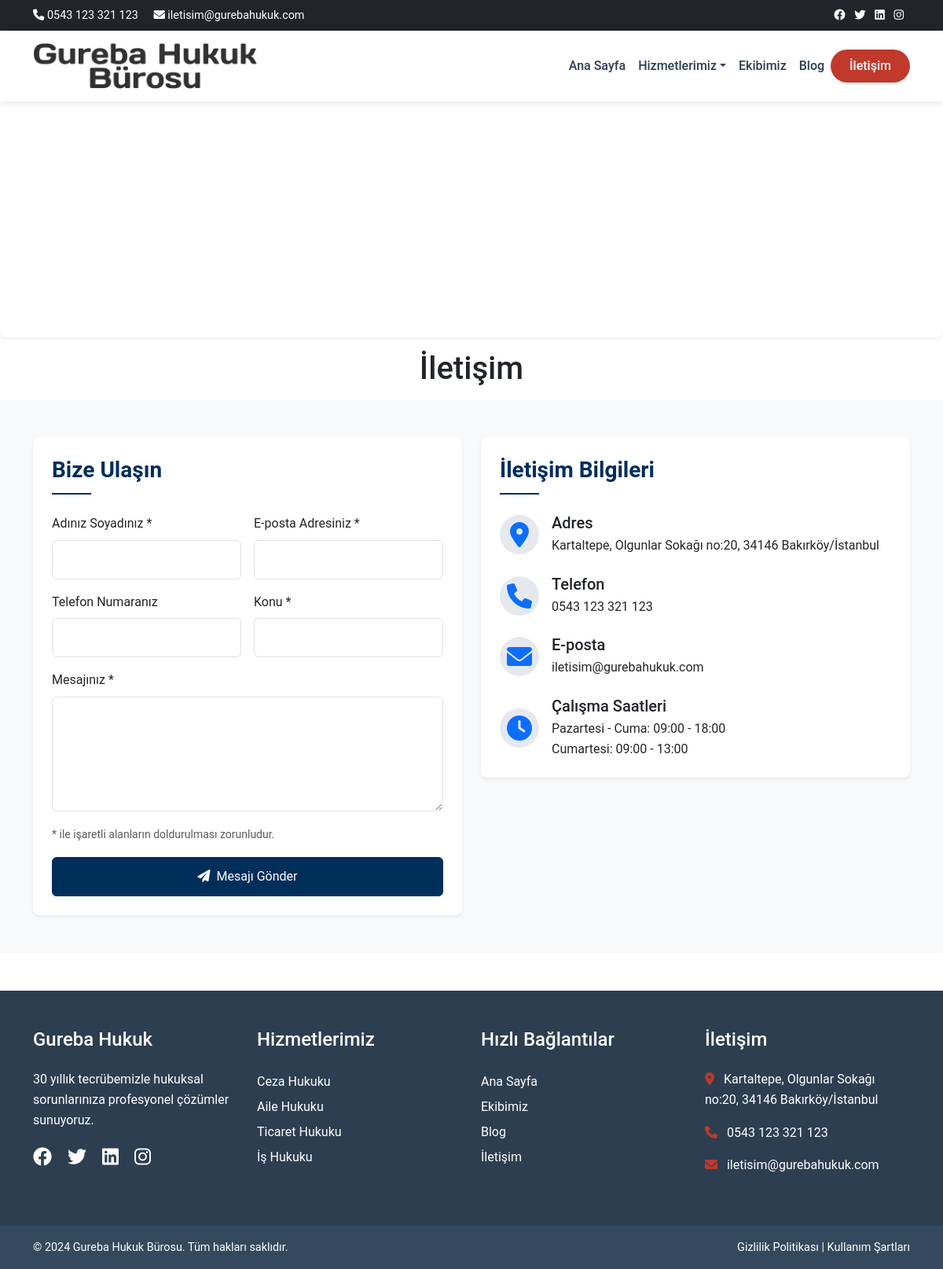
The page /iletisim.php on the database its author committed.
### tables this page shows
CREATE TABLE IF NOT EXISTS `contact_info` (
  `id` int NOT NULL AUTO_INCREMENT,
  `phone` varchar(255) DEFAULT NULL,
  `email` varchar(255) DEFAULT NULL,
  `address` text,
  `facebook` varchar(255) DEFAULT NULL,
  `twitter` varchar(255) DEFAULT NULL,
  `instagram` varchar(255) DEFAULT NULL,
  `linkedin` varchar(255) DEFAULT NULL,
  `maps_embed` text,
  `updated_at` timestamp NULL DEFAULT CURRENT_TIMESTAMP ON UPDATE CURRENT_TIMESTAMP,
  `maps_url` text,
  PRIMARY KEY (`id`)
);

### iletisim.php (the view, shortened to what this page needs)
<?php
include 'includes/config.php';
$query = "SELECT * FROM contact_info LIMIT 1";
$result = $conn->query($query);
$contact_info = $result->fetch_assoc();
include 'includes/header.php';
?>
  <div class="map-container rounded-3 shadow-sm overflow-hidden">
      <?php
      if(isset($contact_info['maps_embed']) && !empty($contact_info['maps_embed'])) {
          $maps_code = html_entity_decode(stripslashes($contact_info['maps_embed']));
          echo $maps_code;
      }
      ?>
  </div>
                <h1 class="text-center m-0 py-3">İletişim</h1>
<div class="contact-section py-5 mb-5">
    <div class="container">
        <div class="row g-4">
            <div class="col-lg-6">
                <div class="contact-form bg-white p-4 rounded-3 shadow-sm">
                    <h3 class="section-title mb-4">Bize Ulaşın</h3>
                    <form method="post" class="needs-validation" novalidate>
                        <div class="row g-3">
                            <div class="col-md-6">
                                <label class="form-label">Adınız Soyadınız *</label>
                                <input type="text" class="form-control" name="name" required>
                            </div>
                            <div class="col-md-6">
                                <label class="form-label">E-posta Adresiniz *</label>
                                <input type="email" class="form-control" name="email" required>
                            </div>
                            <div class="col-md-6">
                                <label class="form-label">Telefon Numaranız</label>
                                <input type="tel" class="form-control" name="phone">
                            </div>
                            <div class="col-md-6">
                                <label class="form-label">Konu *</label>
                                <input type="text" class="form-control" name="subject" required>
                            </div>
                            <div class="col-12">
                                <label class="form-label">Mesajınız *</label>
                                <textarea class="form-control" name="message" rows="5" required></textarea>
                            </div>
                            <div class="col-12">
                                <small class="text-muted">* ile işaretli alanların doldurulması zorunludur.</small>
                            </div>
                            <div class="col-12">
                                <button type="submit" name="submit" class="btn btn-primary w-100">
                                    <i class="fas fa-paper-plane me-2"></i>Mesajı Gönder
                                </button>
                            </div>
                        </div>
                    </form>
                </div>
            </div>
            <div class="col-lg-6">
                <div class="contact-info bg-white p-4 rounded-3 shadow-sm">
                    <h3 class="section-title mb-4">İletişim Bilgileri</h3>
                    <div class="info-items">
                        <div class="info-item d-flex align-items-center mb-4">
                            <div class="icon-box me-3">
                                <i class="fas fa-map-marker-alt fa-2x text-primary"></i>
                            </div>
                            <div class="info-content">
                                <h5 class="mb-1">Adres</h5>
                                <p class="mb-0"><?php echo isset($contact_info['address']) ? $contact_info['address'] : ''; ?></p>
                            </div>
                        </div>
                        <div class="info-item d-flex align-items-center mb-4">
                            <div class="icon-box me-3">
                                <i class="fas fa-phone fa-2x text-primary"></i>
                            </div>
                            <div class="info-content">
                                <h5 class="mb-1">Telefon</h5>
                                <p class="mb-0"><?php echo isset($contact_info['phone']) ? $contact_info['phone'] : ''; ?></p>
                            </div>
                        </div>
                        <div class="info-item d-flex align-items-center mb-4">
                            <div class="icon-box me-3">
                                <i class="fas fa-envelope fa-2x text-primary"></i>
                            </div>
                            <div class="info-content">
                                <h5 class="mb-1">E-posta</h5>
                                <p class="mb-0"><?php echo isset($contact_info['email']) ? $contact_info['email'] : ''; ?></p>
                            </div>
                        </div>
                        <div class="info-item d-flex align-items-center">
                            <div class="icon-box me-3">
                                <i class="fas fa-clock fa-2x text-primary"></i>
                            </div>
                            <div class="info-content">
                                <h5 class="mb-1">Çalışma Saatleri</h5>
                                <p class="mb-0">Pazartesi - Cuma: 09:00 - 18:00<br>Cumartesi: 09:00 - 13:00</p>
                            </div>
                        </div>
                    </div>
                </div>
            </div>
        </div>
    </div>
</div>
<?php include 'includes/footer.php'; ?>

### includes/header.php (shortened to what this page needs)
<!DOCTYPE html>
<html lang="tr">
<head>
    <link rel="stylesheet" href="https://cdn.jsdelivr.net/npm/bootstrap@5.3.0/dist/css/bootstrap.min.css">
    <link rel="stylesheet" href="https://cdnjs.cloudflare.com/ajax/libs/font-awesome/6.0.0/css/all.min.css">
    <link rel="stylesheet" href="assets/css/style.css">
</head>
<body>
    <div class="top-bar bg-dark text-white py-2">
        <div class="container">
            <div class="row">
                <div class="col-md-6">
                    <i class="fas fa-phone"></i> <?php echo isset($contact_info['phone']) ? $contact_info['phone'] : ''; ?>
                    <i class="fas fa-envelope ms-3"></i> <?php echo isset($contact_info['email']) ? $contact_info['email'] : ''; ?>
                </div>
                <div class="col-md-6 text-end">
                    <?php if(isset($contact_info['facebook']) && !empty($contact_info['facebook'])): ?>
                        <a href="<?php echo $contact_info['facebook']; ?>" class="text-white me-2"><i class="fab fa-facebook"></i></a>
                    <?php endif; ?>
                    <?php if(isset($contact_info['twitter']) && !empty($contact_info['twitter'])): ?>
                        <a href="<?php echo $contact_info['twitter']; ?>" class="text-white me-2"><i class="fab fa-twitter"></i></a>
                    <?php endif; ?>
                    <?php if(isset($contact_info['linkedin']) && !empty($contact_info['linkedin'])): ?>
                        <a href="<?php echo $contact_info['linkedin']; ?>" class="text-white me-2"><i class="fab fa-linkedin"></i></a>
                    <?php endif; ?>
                    <?php if(isset($contact_info['instagram']) && !empty($contact_info['instagram'])): ?>
                        <a href="<?php echo $contact_info['instagram']; ?>" class="text-white me-2"><i class="fab fa-instagram"></i></a>
                    <?php endif; ?>
                </div>            </div>
        </div>
    </div>
    <nav class="navbar navbar-expand-lg sticky-top">
        <div class="container">
            <a class="navbar-brand" href="index.php">
                <img src="assets/images/logo.png" alt="Gureba Hukuk" height="60">
            </a>
            <div class="collapse navbar-collapse" id="navbarNav">
                <ul class="navbar-nav ms-auto">
                    <li class="nav-item">
                        <a class="nav-link" href="index.php">Ana Sayfa</a>
                    </li>
                    <li class="nav-item dropdown">
                        <a class="nav-link dropdown-toggle" href="#" data-bs-toggle="dropdown">Hizmetlerimiz</a>
                    </li>
                    <li class="nav-item">
                        <a class="nav-link" href="ekip.php">Ekibimiz</a>
                    </li>
                    <li class="nav-item">
                        <a class="nav-link" href="blog.php">Blog</a>
                    </li>
                    <li class="nav-item">
                        <a class="nav-link contact-btn" href="iletisim.php">İletişim</a>
                    </li>
                </ul>
            </div>
        </div>
    </nav>

### includes/footer.php (shortened to what this page needs)
<footer class="footer">
    <div class="footer-top py-5">
        <div class="container">
            <div class="row">
                <div class="col-md-3">
                    <h4>Gureba Hukuk</h4>
                    <p>30 yıllık tecrübemizle hukuksal sorunlarınıza profesyonel çözümler sunuyoruz.</p>
                    <div class="social-links">
                        <?php if(isset($contact_info['facebook']) && !empty($contact_info['facebook'])): ?>
                            <a href="<?php echo $contact_info['facebook']; ?>"><i class="fab fa-facebook"></i></a>
                        <?php endif; ?>
                        <?php if(isset($contact_info['twitter']) && !empty($contact_info['twitter'])): ?>
                            <a href="<?php echo $contact_info['twitter']; ?>"><i class="fab fa-twitter"></i></a>
                        <?php endif; ?>
                        <?php if(isset($contact_info['linkedin']) && !empty($contact_info['linkedin'])): ?>
                            <a href="<?php echo $contact_info['linkedin']; ?>"><i class="fab fa-linkedin"></i></a>
                        <?php endif; ?>
                        <?php if(isset($contact_info['instagram']) && !empty($contact_info['instagram'])): ?>
                            <a href="<?php echo $contact_info['instagram']; ?>"><i class="fab fa-instagram"></i></a>
                        <?php endif; ?>
                    </div>
                </div>
                <div class="col-md-3">
                    <h4>Hizmetlerimiz</h4>
                    <ul class="footer-links">
                        <li><a href="hizmetler.php#ceza">Ceza Hukuku</a></li>
                        <li><a href="hizmetler.php#aile">Aile Hukuku</a></li>
                        <li><a href="hizmetler.php#ticaret">Ticaret Hukuku</a></li>
                        <li><a href="hizmetler.php#is">İş Hukuku</a></li>
                    </ul>
                </div>
                <div class="col-md-3">
                    <h4>Hızlı Bağlantılar</h4>
                    <ul class="footer-links">
                        <li><a href="index.php">Ana Sayfa</a></li>
                        <li><a href="ekip.php">Ekibimiz</a></li>
                        <li><a href="blog.php">Blog</a></li>
                        <li><a href="iletisim.php">İletişim</a></li>
                    </ul>
                </div>
                <div class="col-md-3">
                    <h4>İletişim</h4>
                    <ul class="footer-contact">
                        <li><i class="fas fa-map-marker-alt"></i> <?php echo isset($contact_info['address']) ? $contact_info['address'] : ''; ?></li>
                        <li><i class="fas fa-phone"></i> <?php echo isset($contact_info['phone']) ? $contact_info['phone'] : ''; ?></li>
                        <li><i class="fas fa-envelope"></i> <?php echo isset($contact_info['email']) ? $contact_info['email'] : ''; ?></li>
                    </ul>
                </div>
            </div>
        </div>
    </div>
    <div class="footer-bottom py-3">
        <div class="container">
            <div class="row">
                <div class="col-md-6">
                    &copy; 2024 Gureba Hukuk Bürosu. Tüm hakları saklıdır.
                </div>
                <div class="col-md-6 text-end">
                    <a href="gizlilik-politikasi.php">Gizlilik Politikası</a> |
                    <a href="kullanim-sartlari.php">Kullanım Şartları</a>
                </div>
            </div>
        </div>
    </div>
</footer>
</body>
</html>

### assets/css/style.css (style rules this page uses)
:root { --primary-color: #2c3e50; --secondary-color: #34495e; --accent-color: #c0392b; --light-color: #ecf0f1; --dark-color: #2c3e50; }
body { font-family: 'Roboto', sans-serif; line-height: 1.6; }
.top-bar { font-size: 0.9rem; }
.navbar { background: white; box-shadow: 0 2px 10px rgba(0,0,0,0.1); padding: 0.5rem 0; }
.navbar-nav .nav-link { color: var(--dark-color); font-weight: 500; padding: 1.5rem 1rem; transition: color 0.3s; }
.contact-btn { background: var(--accent-color); color: white !important; border-radius: 30px; padding: 0.5rem 1.5rem !important; margin: 1rem 0; }
.footer { background: var(--dark-color); color: white; }
.footer-top { background: var(--primary-color); }
.footer h4 { color: white; margin-bottom: 1.5rem; }
.footer-links { list-style: none; padding: 0; }
.footer-links a { color: white; text-decoration: none; transition: color 0.3s; line-height: 2; }
.footer-contact { list-style: none; padding: 0; }
.footer-contact li { margin-bottom: 1rem; }
.footer-contact i { margin-right: 0.5rem; color: var(--accent-color); }
.social-links a { color: white; font-size: 1.5rem; margin-right: 1rem; transition: color 0.3s; }
.footer-bottom { background: var(--secondary-color); font-size: 0.9rem; }
.footer-bottom a { color: white; text-decoration: none; }

### iletisim.php (style rules this page uses)
.section-title { color: #002e5b; font-weight: 600; position: relative; padding-bottom: 15px; }
.section-title::after { content: ''; position: absolute; left: 0; bottom: 0; width: 50px; height: 2px; background: #002e5b; }
.contact-section { background: #f8f9fa; }
.info-item .icon-box { width: 50px; height: 50px; display: flex; align-items: center; justify-content: center; background: rgba(0,46,91,0.1); border-radius: 50%; }
.form-control { padding: 0.75rem; border: 1px solid #dee2e6; }
.btn-primary { background: #002e5b; border-color: #002e5b; padding: 0.75rem 1.5rem; transition: all 0.3s ease; }
.map-container { position: relative; width: 100%; height: 300px; }
.map-container iframe { position: absolute; top: 0; left: 0; width: 100%; height: 100%; border: 0; }

### rows shown on the page
contact_info: phone "0543 123 321 123", email "iletisim@gurebahukuk.com", address "Kartaltepe, Olgunlar Sokağı no:20, 34146 Bakırköy/İstanbul"
